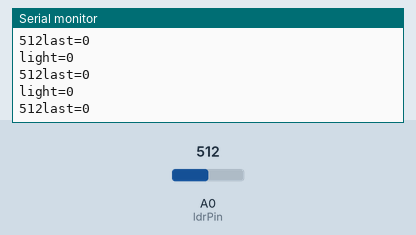
A sketch run on a simulated Arduino Uno, built with avr-gcc and run on an emulated ATmega328P. Parts: the last lines printed to the serial monitor. The inputs (shaded band) are chosen by the test bench; at power-on: A0 (ldrPin) = 512.

Above: at 3.2 s.
3.3 s: A0 (ldrPin) set to 887
At 4.0 s:
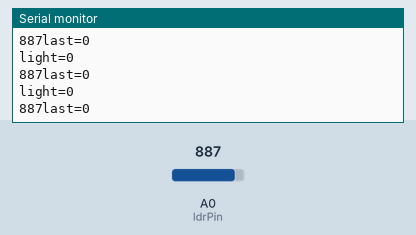
6.3 s: A0 (ldrPin) set to 914
At 7.2 s:
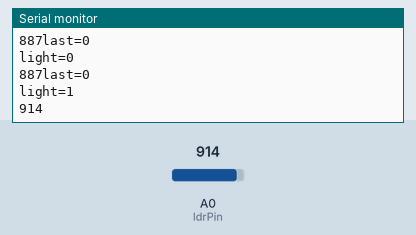
8.8 s: A0 (ldrPin) set to 110
At 9.7 s:
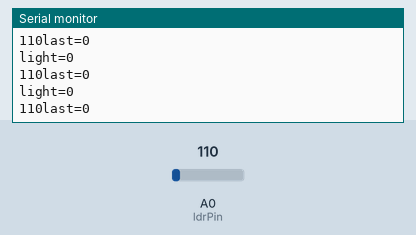
10.3 s: A0 (ldrPin) set to 89
At 10.9 s:
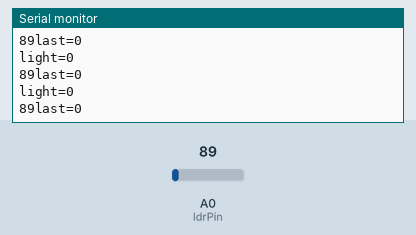
16.3 s: A0 (ldrPin) set to 986
At 16.8 s:
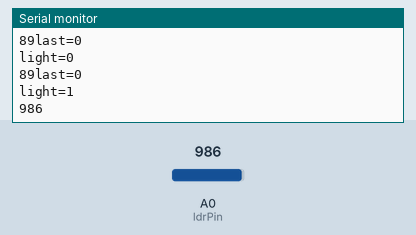
17.8 s: A0 (ldrPin) set to 1008
At 18.3 s:
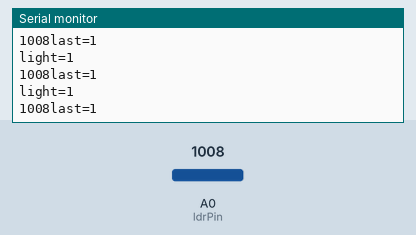
Timing chart, 0 to 20.3 s (numbered marks = the images above; inputs shaded):
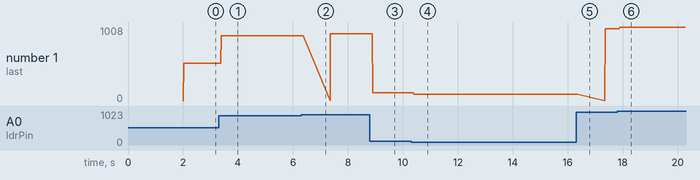

Measured:
- the behaviour switches between 904 and 905 on A0 (ldrPin) (found by bisection; images 1 and 2)
- the behaviour switches between 999 and 1000 on A0 (ldrPin) (found by bisection; images 5 and 6)
- after the input at 3.3 s, the serial monitor: prints a new line after 0.09 s (image 1)
- after the input at 6.3 s, the serial monitor: prints a new line after 0.09 s (image 2)
- after the input at 8.8 s, the serial monitor: prints a new line after 0.11 s (image 3)
- after the input at 10.3 s, the serial monitor: prints a new line after 0.10 s (image 4)
- after the input at 16.3 s, the serial monitor: prints a new line after 0.08 s (image 5)
- after the input at 17.8 s, the serial monitor: prints a new line after 0.10 s (image 6)

The sketch:

intravenous-control-sim900.ino
```cpp
#include <GSM.h>
#define PINNUMBER ""
GSM gsmAccess;
GSM_SMS sms;
//int button = 4;
const int ldrPin = A0;
const int p = 3;

/**************************************************************/
char num[20] = {'+','9','9','3','6','2','7','5','2','0','8','4'}  //Write here number who recieve sms. Write number like example variable "num"
/**************************************************************/

;String txtMsg = "5% Galdy!!!";
boolean light=false;
boolean last=false;

void setup() {
  Serial.begin(9600);
  pinMode(ldrPin, INPUT);
  //pinMode(p, OUTPUT);
  Serial.println("Kapelnisa");
  boolean notConnected = true;
  while (notConnected) {
    if (gsmAccess.begin(PINNUMBER) == GSM_READY) {
      notConnected = false;
    } else {
      Serial.println("Catylmadyk");
      delay(1000);
    }
  }
//  pinMode(button,INPUT);
  Serial.println("GSM ise tayyar");
}


void loop() {
  int ldrStatus = analogRead(ldrPin);
  last=light;
  //if (ldrStatus >=905){tone (p,500);} else {tone (p,0);}
  if(ldrStatus >=905){light=true;} else {light=false; }
  Serial.print("last="); Serial.println(last);
   Serial.print("light="); Serial.println(light);
   Serial.print(ldrStatus);
  if (light==true && last==false) {
  sms.beginSMS(num);
  sms.print(txtMsg);
  sms.endSMS();
  Serial.println("\nIberdi\n");
  //delay (8000);tone (p,0);

   }
}
```
